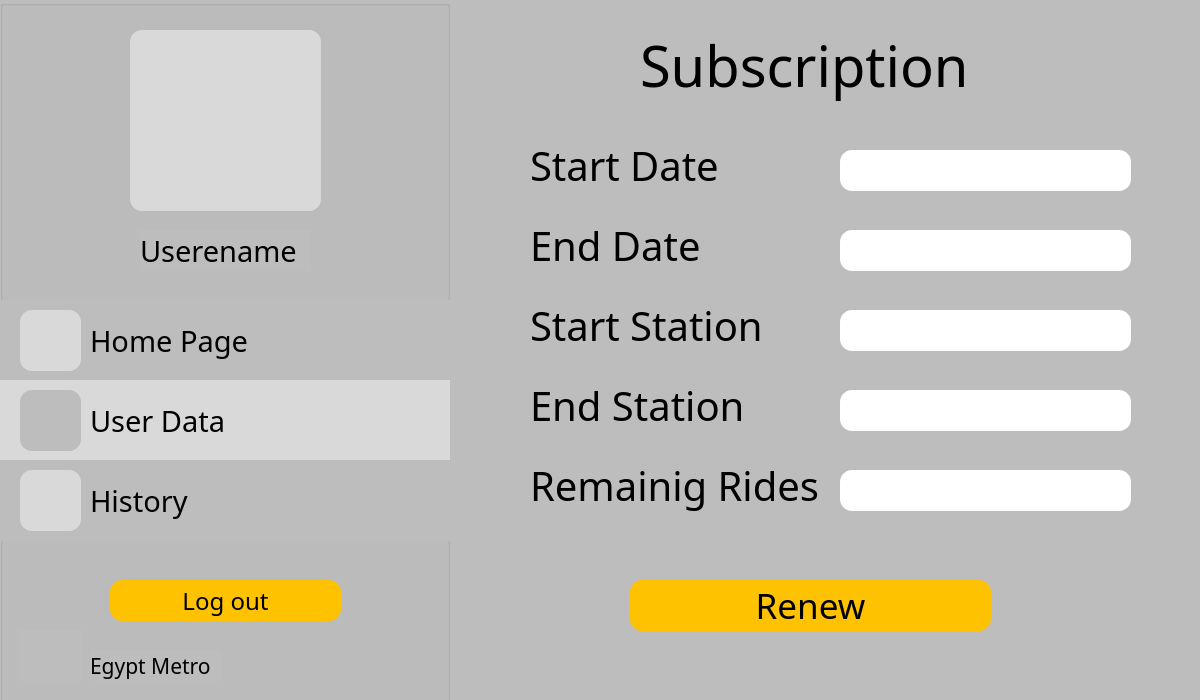
<?xml version="1.0" encoding="UTF-8"?>
<ui version="4.0">
 <class>SubManage</class>
 <widget class="QDialog" name="SubManage">
  <property name="geometry">
   <rect>
    <x>0</x>
    <y>0</y>
    <width>1200</width>
    <height>700</height>
   </rect>
  </property>
  <property name="windowTitle">
   <string>Dialog</string>
  </property>
  <property name="styleSheet">
   <string notr="true">background-color: #BDBDBD;</string>
  </property>
  <widget class="QGroupBox" name="groupBox">
   <property name="geometry">
    <rect>
     <x>0</x>
     <y>0</y>
     <width>450</width>
     <height>710</height>
    </rect>
   </property>
   <property name="title">
    <string/>
   </property>
   <widget class="QLabel" name="holder">
    <property name="geometry">
     <rect>
      <x>130</x>
      <y>30</y>
      <width>191</width>
      <height>181</height>
     </rect>
    </property>
    <property name="styleSheet">
     <string notr="true">background-color: #D9D9D9;
border-radius: 12;</string>
    </property>
    <property name="text">
     <string/>
    </property>
   </widget>
   <widget class="QPushButton" name="pushButton_7">
    <property name="geometry">
     <rect>
      <x>0</x>
      <y>300</y>
      <width>451</width>
      <height>81</height>
     </rect>
    </property>
    <property name="styleSheet">
     <string notr="true">background-color: #BDBDBD;
border-radius: 1;</string>
    </property>
    <property name="text">
     <string/>
    </property>
   </widget>
   <widget class="QPushButton" name="pushButton_9">
    <property name="geometry">
     <rect>
      <x>0</x>
      <y>380</y>
      <width>451</width>
      <height>81</height>
     </rect>
    </property>
    <property name="styleSheet">
     <string notr="true">background-color: #D9D9D9;
border-radius: 1;</string>
    </property>
    <property name="text">
     <string/>
    </property>
   </widget>
   <widget class="QPushButton" name="pushButton_8">
    <property name="geometry">
     <rect>
      <x>0</x>
      <y>460</y>
      <width>451</width>
      <height>81</height>
     </rect>
    </property>
    <property name="styleSheet">
     <string notr="true">background-color: #BDBDBD;
border-radius: 1;</string>
    </property>
    <property name="text">
     <string/>
    </property>
   </widget>
   <widget class="QLabel" name="label_14">
    <property name="geometry">
     <rect>
      <x>20</x>
      <y>470</y>
      <width>61</width>
      <height>61</height>
     </rect>
    </property>
    <property name="styleSheet">
     <string notr="true">background-color: #D9D9D9;
border-radius: 12;</string>
    </property>
    <property name="text">
     <string/>
    </property>
   </widget>
   <widget class="QLabel" name="label_13">
    <property name="geometry">
     <rect>
      <x>20</x>
      <y>390</y>
      <width>61</width>
      <height>61</height>
     </rect>
    </property>
    <property name="styleSheet">
     <string notr="true">background-color: #BDBDBD;
border-radius: 12;</string>
    </property>
    <property name="text">
     <string/>
    </property>
   </widget>
   <widget class="QLabel" name="label_11">
    <property name="geometry">
     <rect>
      <x>20</x>
      <y>310</y>
      <width>61</width>
      <height>61</height>
     </rect>
    </property>
    <property name="styleSheet">
     <string notr="true">background-color: #D9D9D9;
border-radius: 12;</string>
    </property>
    <property name="text">
     <string/>
    </property>
   </widget>
   <widget class="QLabel" name="history">
    <property name="geometry">
     <rect>
      <x>30</x>
      <y>480</y>
      <width>49</width>
      <height>41</height>
     </rect>
    </property>
    <property name="styleSheet">
     <string notr="true">background-color: #D9D9D9;</string>
    </property>
    <property name="text">
     <string/>
    </property>
   </widget>
   <widget class="QLabel" name="userdata">
    <property name="geometry">
     <rect>
      <x>30</x>
      <y>400</y>
      <width>49</width>
      <height>41</height>
     </rect>
    </property>
    <property name="styleSheet">
     <string notr="true">background-color: #BDBDBD;
border-radius: 12;</string>
    </property>
    <property name="text">
     <string/>
    </property>
   </widget>
   <widget class="QLabel" name="homepic">
    <property name="geometry">
     <rect>
      <x>30</x>
      <y>320</y>
      <width>49</width>
      <height>41</height>
     </rect>
    </property>
    <property name="styleSheet">
     <string notr="true">background-color: #D9D9D9;</string>
    </property>
    <property name="text">
     <string/>
    </property>
   </widget>
   <widget class="QLabel" name="label_15">
    <property name="geometry">
     <rect>
      <x>90</x>
      <y>480</y>
      <width>171</width>
      <height>41</height>
     </rect>
    </property>
    <property name="font">
     <font>
      <family>BAXAUTRIAL</family>
      <pointsize>22</pointsize>
     </font>
    </property>
    <property name="text">
     <string>History</string>
    </property>
   </widget>
   <widget class="QLabel" name="label_16">
    <property name="geometry">
     <rect>
      <x>90</x>
      <y>400</y>
      <width>171</width>
      <height>41</height>
     </rect>
    </property>
    <property name="font">
     <font>
      <family>BAXAUTRIAL</family>
      <pointsize>22</pointsize>
     </font>
    </property>
    <property name="styleSheet">
     <string notr="true">background-color: #D9D9D9;</string>
    </property>
    <property name="text">
     <string>User Data</string>
    </property>
   </widget>
   <widget class="QLabel" name="label_18">
    <property name="geometry">
     <rect>
      <x>90</x>
      <y>320</y>
      <width>171</width>
      <height>41</height>
     </rect>
    </property>
    <property name="font">
     <font>
      <family>BAXAUTRIAL</family>
      <pointsize>22</pointsize>
     </font>
    </property>
    <property name="text">
     <string>Home Page</string>
    </property>
   </widget>
   <widget class="QLabel" name="Metro">
    <property name="geometry">
     <rect>
      <x>20</x>
      <y>630</y>
      <width>61</width>
      <height>51</height>
     </rect>
    </property>
    <property name="text">
     <string/>
    </property>
   </widget>
   <widget class="QLabel" name="label_17">
    <property name="geometry">
     <rect>
      <x>90</x>
      <y>650</y>
      <width>131</width>
      <height>31</height>
     </rect>
    </property>
    <property name="font">
     <font>
      <family>BAXAUTRIAL</family>
      <pointsize>16</pointsize>
     </font>
    </property>
    <property name="text">
     <string>Egypt Metro</string>
    </property>
   </widget>
   <widget class="QPushButton" name="pushButton_6">
    <property name="geometry">
     <rect>
      <x>110</x>
      <y>580</y>
      <width>231</width>
      <height>41</height>
     </rect>
    </property>
    <property name="font">
     <font>
      <family>BAXAUTRIAL</family>
      <pointsize>18</pointsize>
     </font>
    </property>
    <property name="styleSheet">
     <string notr="true">background-color: #FFC200;
border-radius: 12;
color: black;</string>
    </property>
    <property name="text">
     <string>Log out</string>
    </property>
   </widget>
   <widget class="QLabel" name="username">
    <property name="geometry">
     <rect>
      <x>140</x>
      <y>230</y>
      <width>171</width>
      <height>41</height>
     </rect>
    </property>
    <property name="font">
     <font>
      <family>BAXAUTRIAL</family>
      <pointsize>22</pointsize>
     </font>
    </property>
    <property name="text">
     <string>Userename</string>
    </property>
   </widget>
   <widget class="QLabel" name="userpic">
    <property name="geometry">
     <rect>
      <x>150</x>
      <y>50</y>
      <width>151</width>
      <height>141</height>
     </rect>
    </property>
    <property name="styleSheet">
     <string notr="true">background-color: #D9D9D9;
border-radius: 12;</string>
    </property>
    <property name="text">
     <string/>
    </property>
   </widget>
  </widget>
  <widget class="QLabel" name="label_19">
   <property name="geometry">
    <rect>
     <x>640</x>
     <y>30</y>
     <width>361</width>
     <height>71</height>
    </rect>
   </property>
   <property name="font">
    <font>
     <family>BAXAUTRIAL</family>
     <pointsize>42</pointsize>
    </font>
   </property>
   <property name="text">
    <string>Subscription</string>
   </property>
  </widget>
  <widget class="QLabel" name="label_4">
   <property name="geometry">
    <rect>
     <x>530</x>
     <y>220</y>
     <width>211</width>
     <height>51</height>
    </rect>
   </property>
   <property name="font">
    <font>
     <family>BAXAUTRIAL</family>
     <pointsize>30</pointsize>
    </font>
   </property>
   <property name="text">
    <string>End Date</string>
   </property>
  </widget>
  <widget class="QLineEdit" name="pass">
   <property name="geometry">
    <rect>
     <x>840</x>
     <y>230</y>
     <width>291</width>
     <height>41</height>
    </rect>
   </property>
   <property name="font">
    <font>
     <pointsize>18</pointsize>
    </font>
   </property>
   <property name="styleSheet">
    <string notr="true">background-color: white;
border-radius: 12;
color: black;</string>
   </property>
  </widget>
  <widget class="QLineEdit" name="name">
   <property name="geometry">
    <rect>
     <x>840</x>
     <y>150</y>
     <width>291</width>
     <height>41</height>
    </rect>
   </property>
   <property name="font">
    <font>
     <pointsize>18</pointsize>
    </font>
   </property>
   <property name="styleSheet">
    <string notr="true">background-color: white;
border-radius: 12;
color: black;</string>
   </property>
  </widget>
  <widget class="QLabel" name="label_3">
   <property name="geometry">
    <rect>
     <x>530</x>
     <y>140</y>
     <width>211</width>
     <height>51</height>
    </rect>
   </property>
   <property name="font">
    <font>
     <family>BAXAUTRIAL</family>
     <pointsize>30</pointsize>
    </font>
   </property>
   <property name="text">
    <string>Start Date</string>
   </property>
  </widget>
  <widget class="QLineEdit" name="name_2">
   <property name="geometry">
    <rect>
     <x>840</x>
     <y>310</y>
     <width>291</width>
     <height>41</height>
    </rect>
   </property>
   <property name="font">
    <font>
     <pointsize>18</pointsize>
    </font>
   </property>
   <property name="styleSheet">
    <string notr="true">background-color: white;
border-radius: 12;
color: black;</string>
   </property>
  </widget>
  <widget class="QLabel" name="label_5">
   <property name="geometry">
    <rect>
     <x>530</x>
     <y>300</y>
     <width>251</width>
     <height>51</height>
    </rect>
   </property>
   <property name="font">
    <font>
     <family>BAXAUTRIAL</family>
     <pointsize>30</pointsize>
    </font>
   </property>
   <property name="text">
    <string>Start Station</string>
   </property>
  </widget>
  <widget class="QLineEdit" name="pass_2">
   <property name="geometry">
    <rect>
     <x>840</x>
     <y>390</y>
     <width>291</width>
     <height>41</height>
    </rect>
   </property>
   <property name="font">
    <font>
     <pointsize>18</pointsize>
    </font>
   </property>
   <property name="styleSheet">
    <string notr="true">background-color: white;
border-radius: 12;
color: black;</string>
   </property>
  </widget>
  <widget class="QLabel" name="label_6">
   <property name="geometry">
    <rect>
     <x>530</x>
     <y>380</y>
     <width>231</width>
     <height>51</height>
    </rect>
   </property>
   <property name="font">
    <font>
     <family>BAXAUTRIAL</family>
     <pointsize>30</pointsize>
    </font>
   </property>
   <property name="text">
    <string>End Station</string>
   </property>
  </widget>
  <widget class="QLabel" name="label_7">
   <property name="geometry">
    <rect>
     <x>530</x>
     <y>460</y>
     <width>291</width>
     <height>51</height>
    </rect>
   </property>
   <property name="font">
    <font>
     <family>BAXAUTRIAL</family>
     <pointsize>30</pointsize>
    </font>
   </property>
   <property name="text">
    <string>Remainig Rides</string>
   </property>
  </widget>
  <widget class="QLineEdit" name="pass_3">
   <property name="geometry">
    <rect>
     <x>840</x>
     <y>470</y>
     <width>291</width>
     <height>41</height>
    </rect>
   </property>
   <property name="font">
    <font>
     <pointsize>18</pointsize>
    </font>
   </property>
   <property name="styleSheet">
    <string notr="true">background-color: white;
border-radius: 12;
color: black;</string>
   </property>
   <property name="text">
    <string/>
   </property>
  </widget>
  <widget class="QPushButton" name="signup">
   <property name="geometry">
    <rect>
     <x>630</x>
     <y>580</y>
     <width>361</width>
     <height>51</height>
    </rect>
   </property>
   <property name="font">
    <font>
     <family>BAXAUTRIAL</family>
     <pointsize>26</pointsize>
    </font>
   </property>
   <property name="styleSheet">
    <string notr="true">background-color: #FFC200;
border-radius: 12;
color: black;</string>
   </property>
   <property name="text">
    <string>Renew</string>
   </property>
  </widget>
  <widget class="QPushButton" name="m1">
   <property name="geometry">
    <rect>
     <x>510</x>
     <y>40</y>
     <width>75</width>
     <height>71</height>
    </rect>
   </property>
   <property name="styleSheet">
    <string notr="true">background-color: #BDBDBD;
border-radius: 5;
border-image: url(:/images/img/left-arrow.png) 0 0 0 0 stretch stretch;
width: 50px;
height: 50px;</string>
   </property>
   <property name="text">
    <string/>
   </property>
  </widget>
 </widget>
 <resources/>
 <connections/>
</ui>
